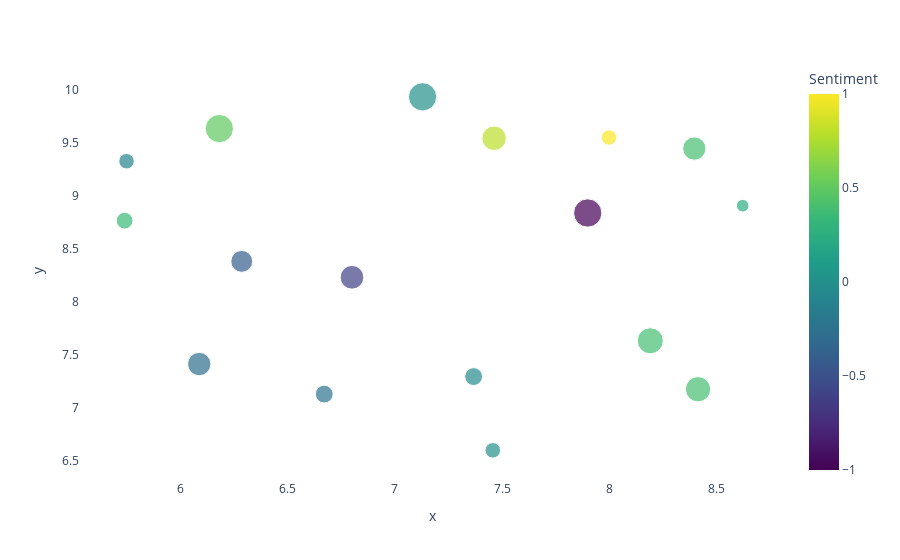

Notebook cell for this chart:
### Markdown cell above
## Explore the data in terms of Sentiment

### Code cell
fig = px.scatter(df, x='x', y='y', color='Sentiment', size='Subjectivity', hover_data=['Subjectivity', 'Sentiment', 'Review'],
          color_continuous_scale='viridis')

fig.update_layout({
'plot_bgcolor': 'rgba(0, 0, 0, 0)',
'paper_bgcolor': 'rgba(0, 0, 0, 0)',
})

### Figure 1 — Plotly figure (JSON) as saved in the notebook; plotly's stock layout.template omitted (floating-point values rounded to 4 significant figures)
{"data": [{"customdata": [[0.3, 1, "This instructor is the best"], [0.2, 0.25, "I learned so much!"], [0.75, 0.8, "Great class"], [1, -1, "This class was terrible, I hope everyone dies in a fire"], [0.7, -0.6, "get fucked"], [0, 0, "0/5 stars"], [0.35, 0.35, "We really missed out on the aardvark content. I could have done with more aardvarks and anteaters"], [0.3, -0.1, "I'm partial to anteaters as well"], [1, 0.5, "Aardvarks are my favorite"], [0, 0, "I wish we could have drank during the class, sobriety ruined the experience"], [1, 0, "Excellent slides, terrible mustache"], [0.3, 0, "Lunch was too short"], [0, 0, "I didn't like it"], [0, 0, "The instructor was a punk asshat"], [0, 0, "The instruction could have been longer"], [0.8, 0.4, "Why didn't anyone tell me the coffee in the break room was free?"], [0.675, 0.4, "It's a great experience to go to a class from a different branch"], [0.85, 0.4, "The free coffee was fantastic"], [0, 0, "Could have used longer lunches"], [0.4, -0.05, "Lunch was too long"], [0.4, -0.25, "I didn't like the small group portion"], [0, 0, "Dude fuuuuuck this class"], [0.6833, -0.2833, "I super hated everything here"], [0.6, -0.4, "Fuck off asshat"]], "hovertemplate": "x=%{x}<br>y=%{y}<br>Subjectivity=%{customdata[0]}<br>Sentiment=%{marker.color}<br>Review=%{customdata[2]}<extra></extra>", "legendgroup": "", "marker": {"color": [1, 0.25, 0.8, -1, -0.6, 0, 0.35, -0.1, 0.5, 0, 0, 0, 0, 0, 0, 0.4, 0.4, 0.4, 0, -0.05, -0.25, 0, -0.2833, -0.4], "coloraxis": "coloraxis", "size": [0.3, 0.2, 0.75, 1, 0.7, 0, 0.35, 0.3, 1, 0, 1, 0.3, 0, 0, 0, 0.8, 0.675, 0.85, 0, 0.4, 0.4, 0, 0.6833, 0.6], "sizemode": "area", "sizeref": 0.0025, "symbol": "circle"}, "mode": "markers", "name": "", "orientation": "v", "showlegend": false, "type": "scatter", "x": [7.997, 8.62, 7.462, 7.898, 6.8, 6.578, 5.742, 5.751, 6.183, 8.244, 7.129, 7.456, 6.543, 7.548, 7.683, 8.412, 8.394, 8.189, 8.004, 7.367, 6.671, 7.162, 6.089, 6.287], "xaxis": "x", "y": [9.552, 8.909, 9.545, 8.84, 8.233, 9.049, 8.768, 9.328, 9.637, 8.339, 9.937, 6.6, 6.725, 8.426, 7.103, 7.177, 9.448, 7.634, 6.688, 7.297, 7.131, 9.011, 7.415, 8.383], "yaxis": "y"}], "layout": {"coloraxis": {"colorbar": {"title": {"text": "Sentiment"}}, "colorscale": [[0, "#440154"], [0.1111, "#482878"], [0.2222, "#3e4989"], [0.3333, "#31688e"], [0.4444, "#26828e"], [0.5556, "#1f9e89"], [0.6667, "#35b779"], [0.7778, "#6ece58"], [0.8889, "#b5de2b"], [1, "#fde725"]]}, "legend": {"itemsizing": "constant", "tracegroupgap": 0}, "margin": {"t": 60}, "paper_bgcolor": "rgba(0, 0, 0, 0)", "plot_bgcolor": "rgba(0, 0, 0, 0)", "xaxis": {"anchor": "y", "domain": [0, 1], "title": {"text": "x"}}, "yaxis": {"anchor": "x", "domain": [0, 1], "title": {"text": "y"}}}}
